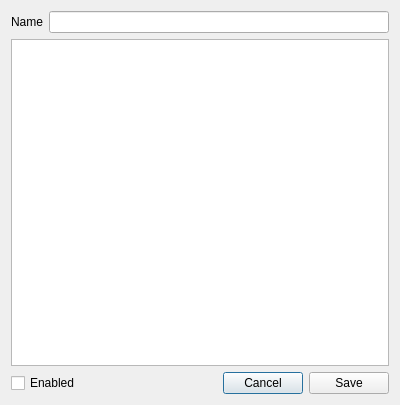
<?xml version="1.0" encoding="UTF-8"?>
<ui version="4.0">
 <class>EventDialog</class>
 <widget class="QDialog" name="EventDialog">
  <property name="geometry">
   <rect>
    <x>0</x>
    <y>0</y>
    <width>400</width>
    <height>405</height>
   </rect>
  </property>
  <property name="windowTitle">
   <string>Dialog</string>
  </property>
  <layout class="QGridLayout" name="mainLayout">
   <item row="0" column="0">
    <widget class="QLabel" name="labelName">
     <property name="text">
      <string>Name</string>
     </property>
    </widget>
   </item>
   <item row="0" column="1">
    <widget class="QLineEdit" name="Name"/>
   </item>
   <item row="1" column="0" colspan="2">
    <widget class="KLScripteditor" name="Script"/>
   </item>
   <item row="2" column="0" colspan="2">
    <layout class="QHBoxLayout" name="toolsLayout">
     <item>
      <widget class="QCheckBox" name="Active">
       <property name="text">
        <string>Enabled</string>
       </property>
      </widget>
     </item>
     <item>
      <spacer name="horizontalSpacer">
       <property name="orientation">
        <enum>Qt::Horizontal</enum>
       </property>
       <property name="sizeHint" stdset="0">
        <size>
         <width>40</width>
         <height>20</height>
        </size>
       </property>
      </spacer>
     </item>
     <item>
      <widget class="QPushButton" name="cancelButton">
       <property name="text">
        <string>Cancel</string>
       </property>
      </widget>
     </item>
     <item>
      <widget class="QPushButton" name="saveButton">
       <property name="text">
        <string>Save</string>
       </property>
      </widget>
     </item>
    </layout>
   </item>
  </layout>
 </widget>
 <customwidgets>
  <customwidget>
   <class>KLScripteditor</class>
   <extends>QPlainTextEdit</extends>
   <header location="global">qt/klscripteditor.hpp</header>
  </customwidget>
 </customwidgets>
 <resources/>
 <connections>
  <connection>
   <sender>cancelButton</sender>
   <signal>clicked()</signal>
   <receiver>EventDialog</receiver>
   <slot>reject()</slot>
   <hints>
    <hint type="sourcelabel">
     <x>275</x>
     <y>376</y>
    </hint>
    <hint type="destinationlabel">
     <x>261</x>
     <y>497</y>
    </hint>
   </hints>
  </connection>
  <connection>
   <sender>saveButton</sender>
   <signal>clicked()</signal>
   <receiver>EventDialog</receiver>
   <slot>accept()</slot>
   <hints>
    <hint type="sourcelabel">
     <x>369</x>
     <y>388</y>
    </hint>
    <hint type="destinationlabel">
     <x>374</x>
     <y>484</y>
    </hint>
   </hints>
  </connection>
 </connections>
</ui>
